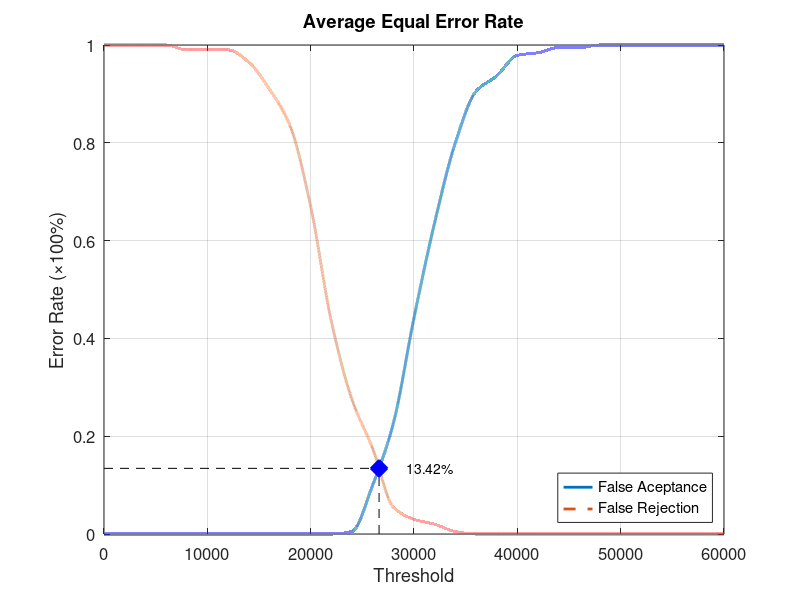
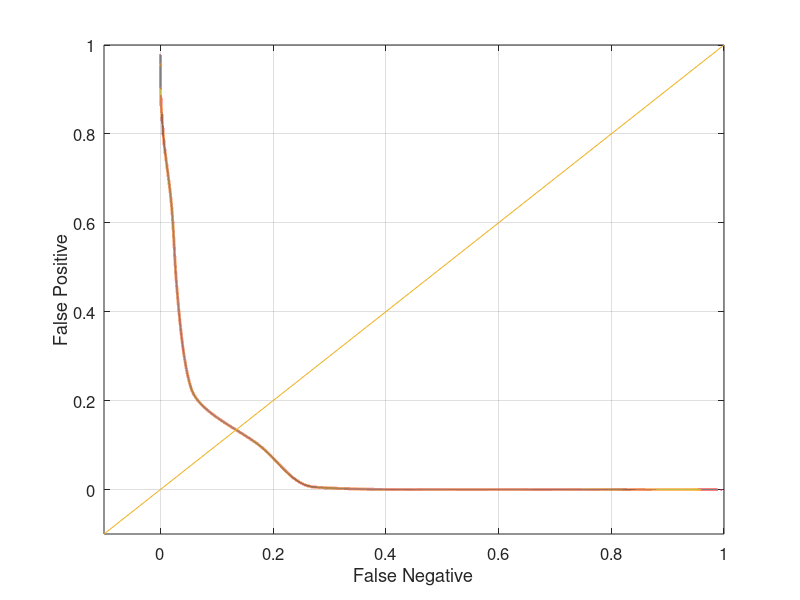

Write the MATLAB code that produced these figures, in order.
function yEER = Database1_1
close all;
clear;
clc;
x = 0:2000:60000;
xq = 0:0.5:60000;

y0 = [0 0 0 0 0 0 0 0 0 0 0 0 0.00526316 0.1 0.226316 0.442105 0.636842 0.8 0.905263 0.936842 0.978947 0.984211 0.994737 0.994737 1 1 1 1 1 1 1];
yy0 = interp1(x, y0, xq, 'pchip');
y1 = [1 1 1 1 0.99 0.99 0.99 0.965 0.91 0.835 0.67 0.435 0.275 0.175 0.055 0.03 0.02 0.005 0 0 0 0 0 0 0 0 0 0 0 0 0];
yy1 = interp1(x, y1, xq, 'pchip');

% Calculating EER: 
y2 = abs(y0 - y1);
find(y2 == min(y2))
yy2 = abs(yy0 - yy1);
xEER = find(yy2 == min(yy2));
xEERIndex = xq(xEER) % X-axis EER
yEER = yy0(xEER) % Y-axis EER

main = figure
plot(xq, yy0,'-','LineWidth', 2);	hold on
plot(xq, yy1,'--','LineWidth', 2);	hold on
plot([xEERIndex xEERIndex], [0 yEER], 'k--');	hold on
plot([0 xEERIndex], [yEER yEER], 'k--');	hold on
plot(xEERIndex, yEER, 'bx', 'LineWidth', 10);	hold on
text(xEERIndex + 10 * xEERIndex / 100, yEER, [num2str(round((10000 * yEER)) / 100) '%'])
legend('False Aceptance', 'False Rejection', 'Location', 'SouthEast')
xlabel('Threshold')
ylabel('Error Rate (\times100%)')
title('Average Equal Error Rate')
set(gca, 'FontSize', 12)
axis([0 60000 0 1])
grid on

print(main, 'Database1_1Main', '-dpng');
FNRxFPR = figure('Color', [1 1 1]);
plot(yy1, yy0, '-', yy1, yy0, 'LineWidth', 2);
hold on
y = -0.1:0.1:1
plot(y, y); 
set(gca, 'FontSize', 12)
xlabel('False Negative')
ylabel('False Positive')
axis([-0.1 1 -0.1 1])
set(gca, 'FontSize', 12)
grid on

print(FNRxFPR, 'Database1_1FNRxFPR','-dpng');
end
